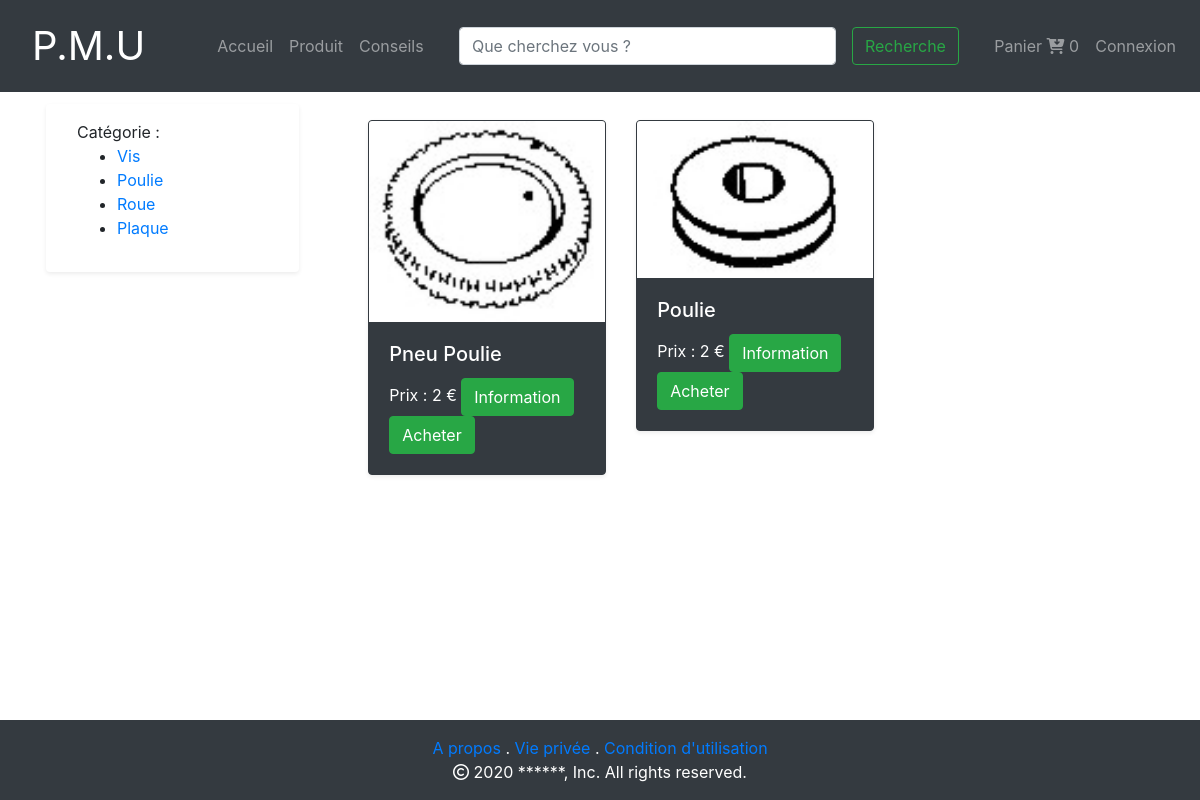
The app's page /vue/cat_prod.php?categorie=2, older data.
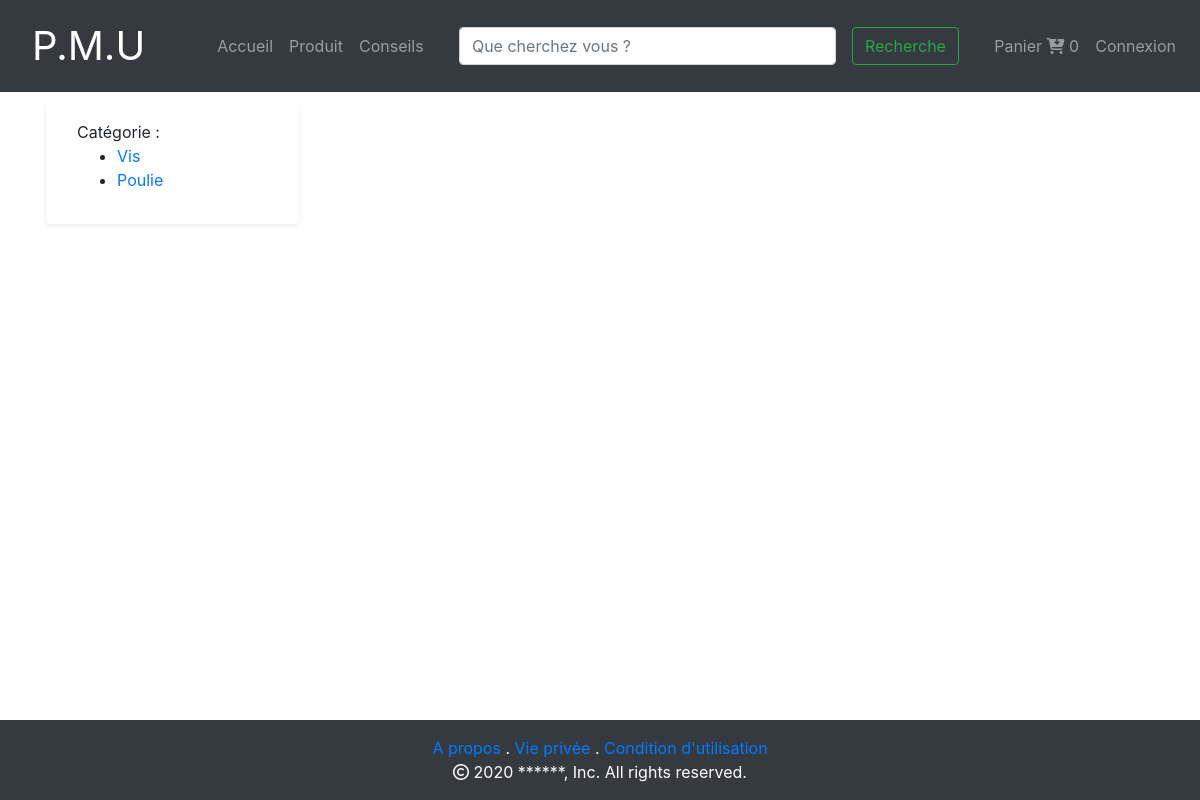
The same page, newer data.
### tables this page shows
CREATE TABLE IF NOT EXISTS `categorie_produit` (
  `id_cat_prod` int(11) NOT NULL AUTO_INCREMENT,
  `libelle` varchar(255) NOT NULL,
  PRIMARY KEY (`id_cat_prod`)
);

CREATE TABLE IF NOT EXISTS `objet` (
  `chemin` varchar(255) NOT NULL,
  `image` varchar(255) NOT NULL,
  `id_prod` int(11) NOT NULL,
  PRIMARY KEY (`chemin`),
  KEY `fk_prod_objet` (`id_prod`)
);

CREATE TABLE IF NOT EXISTS `produit` (
  `id_produit` int(11) NOT NULL AUTO_INCREMENT,
  `reference` varchar(5) NOT NULL,
  `quantité` int(11) NOT NULL,
  `prix_unitaire` int(11) NOT NULL,
  `libelle` varchar(255) NOT NULL,
  `description` text NOT NULL,
  `id_cat` int(11) NOT NULL,
  PRIMARY KEY (`id_produit`),
  KEY `fk_cat` (`id_cat`)
);

### models/CategorieManager.php (called while the page is built)
<?php
include_once('Categorie.php');
class CategorieManager
{
    public function listeCategorie()
  {
    $DBase = new Connect();
    $db = $DBase->connexion();
    $categories = [];
    $q = $db->prepare('SELECT id_cat_prod,libelle from categorie_produit');
    $q->execute();
    while ($donnees = $q->fetch(PDO::FETCH_ASSOC))
    {
      $categories[] = new Categorie($donnees);
    }
    return $categories;
  }
}
?>

### models/Categorie.php (called while the page is built, shortened)
<?php
class Categorie
{
	private $_id;
	private $_libelle;
	public function __construct($donnees)
	{
		$this->_id = $donnees['id_cat_prod'];
		$this->_libelle = $donnees['libelle'];
	}
	public function getId()
	{
		return $this->_id;
	}
	public function getLibelle()
	{
		return $this->_libelle;
	}
}
?>

### models/ArticleManager.php (called while the page is built, shortened)
<?php
include_once('Article.php');
class articleManager
{
  public function getList($categorie)
  {
    $articles = [];
    $DBase = new Connect();
    $db = $DBase->connexion();
    $q = $db->prepare('SELECT id_produit,produit.libelle,description,prix_unitaire,chemin,image from objet join (produit
    join categorie_produit on categorie_produit.id_cat_prod = id_cat) on produit.id_produit = id_prod  where id_cat LIKE "'.$categorie.'" ');
    $q->execute();
    while ($donnees = $q->fetch(PDO::FETCH_ASSOC))
    {
      $articles[] = new Article($donnees);
    }
    return $articles;
  }
}

### models/Article.php (called while the page is built, shortened)
<?php
class Article
{
	private $_id;
	private $_prix_unitaire = 0;
	private $_libelle = "";
	private $_chemin = "";
	private $_nomImage = "";
	public function __construct($donnees)
	{
		if (isset($donnees['id_produit'])) {
			$this->_id = $donnees['id_produit'];
		}
		if (isset($donnees['prix_unitaire'])) {
			$this->_prix_unitaire = $donnees['prix_unitaire'];
		}
		if (isset($donnees['libelle'])) {
			$this->_libelle = $donnees['libelle'];
		}
		if (isset($donnees['chemin'])) {
			$this->_chemin = $donnees['chemin'];
		}
		if (isset($donnees['image'])) {
			$this->_nomImage = $donnees['image'];
		}
	}
	public function getId()
	{
		return $this->_id;
	}
	public function getPrix()
	{
		return $this->_prix_unitaire;
	}
	public function getLibelle()
	{
		return $this->_libelle;
	}
	public function getImage()
	{
		return $this->_chemin;
	}
	public function getNomImage()
	{
		return $this->_nomImage;
	}
}
 ?>

### vue/cat_prod.php (the view, shortened to what the changed rows need)
<?php
    include_once('../models/CategorieManager.php');
    include_once('../models/Categorie.php');
    include_once('../models/ArticleManager.php');
    $article = [];
    $Cat_man = new CategorieManager();
    $Art_man = new articleManager();
    if(isset($_GET['categorie'])){
        $article = $Art_man->getList($_GET['categorie']);
    }
    else{
        $article = $Art_man->getList('%');
    }
    $categories = $Cat_man->listeCategorie();
    $tailleCategories = sizeof($categories);
    $tailleArticle = sizeof($article);
?>
<html lang="fr">
    <?php include_once('../public/template/head.php'); ?>
    <body>
        <main>
           <div class="container-fluid">
               <div class="row ml-1 p-2">
                    <div class="col-3">
                        <div class="row shadow-sm m-1 p-3 mb-5 bg-white rounded">
                            <div class="col">
                                <ul>
                                    <?php
                                        for ($i=0; $i < $tailleCategories; $i++) {
                                            echo '<li> <a href="cat_prod.php?categorie='.$categories[$i]->getId().'">'. $categories[$i]->getLibelle() . '</a></li> ';
                                        }
                                     ?>
                                </ul>
                            </div>
                        </div>
                    </div>
                    <div class="col-9">
                        <div class="row m-1 p-3 mb-5 bg-white rounded">
                            <div class="col">
                                <div class="row">
<?php
    for ($i=0; $i < $tailleArticle; $i++) {
?>
                                    <div class="col-4">
                                        <div class="card border border-dark  shadow-sm bg-dark  text-white rounded">
                                            <img src=<?php echo '"'.$article[$i]->getImage().'"'?> class="card-img-top" alt="<?php echo $article[$i]->getNomImage()?>">
                                            <div class="card-body">
                                                <div class="row">
                                                    <div class="col">
                                                        <h5 class="card-title"><?php echo $article[$i]->getLibelle() ?></h5>
                                                        <span class="card-link">Prix : <?php echo $article[$i]->getPrix() ?> €</span>
                                                        <a href="pageProduit.php?id=<?php echo  $article[$i]->getId()?>"><button class="card-link btn btn-success" name="info" id="info">Information</button></a>
                                                        <a class="card-link btn btn-success ajouterPanier" href="/projetphp/controllers/ajouteAuPanier.php?id=<?php echo  $article[$i]->getId()?>" name="acheter" id="acheter">Acheter</a>
                                                    </div>
                                                </div>
                                            </div>
                                        </div>
                                    </div>
<?php
    }
?>
                            </div>
                        </div>
                    </div>
               </div>
           </div>
        </main>
    </body>
</html>

Row changes from the older to the newer data that the page shows:
removed categorie_produit: libelle "Roue"
removed categorie_produit: libelle "Plaque"
removed objet: chemin+image (picture), produit.libelle "Pneu Poulie", produit.prix_unitaire "2"
removed objet: chemin+image (picture), produit.libelle "Poulie", produit.prix_unitaire "2"
